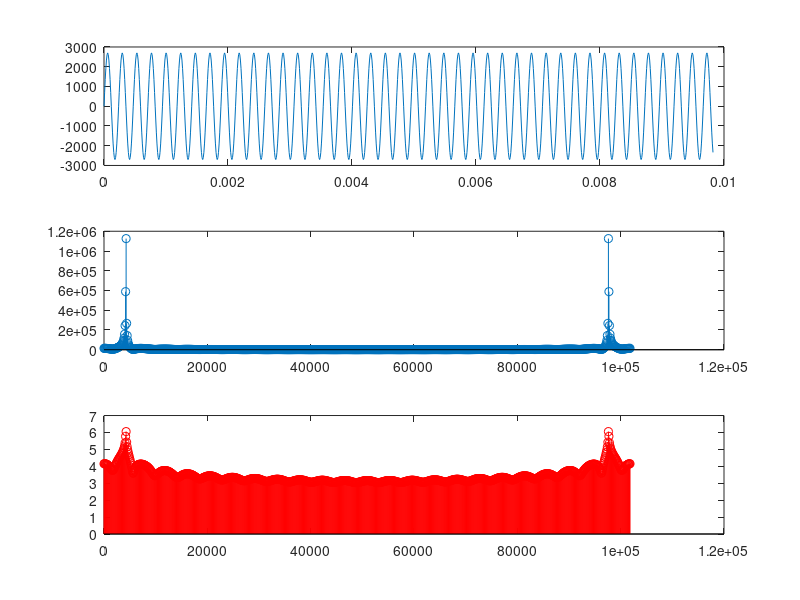
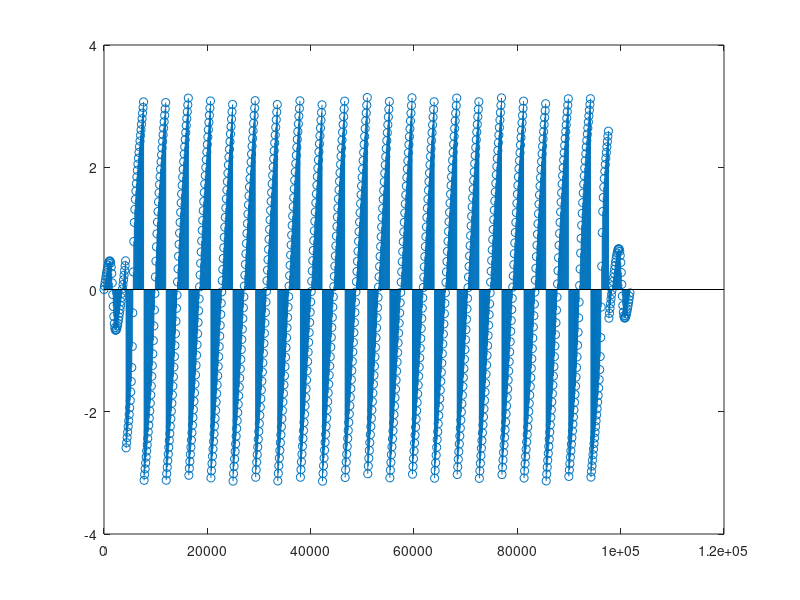

MATLAB code for these plots, in order:
clear all;
f = 4.242e3;                %carrier frequency
f2 = 1.786e3;
T = 1/f;                    %period
dt = T/24;
N = 1e3;                  %num. of samples
t = 0:dt:N*dt;               %generating time axis
A = 2.7e3;
A2 = 1.3e3;
fftPoints = 2^10;

wave = A*sin(2 * pi * f .* t);
%wave2 = A2*sin(2 * pi * f2 .* t);
%wave = wave + wave2;


figure(1);
subplot(311); plot(t, wave);

waveSpec = abs(fft(wave, fftPoints));
wavePhase = angle(fft(wave, fftPoints))
freqAxis = linspace(0, 1/dt, fftPoints);

subplot(312); stem(freqAxis, waveSpec);
subplot(313); stem(freqAxis, log10(waveSpec),'r');

figure(2);
stem(freqAxis, wavePhase);

%stem(real(fft));
